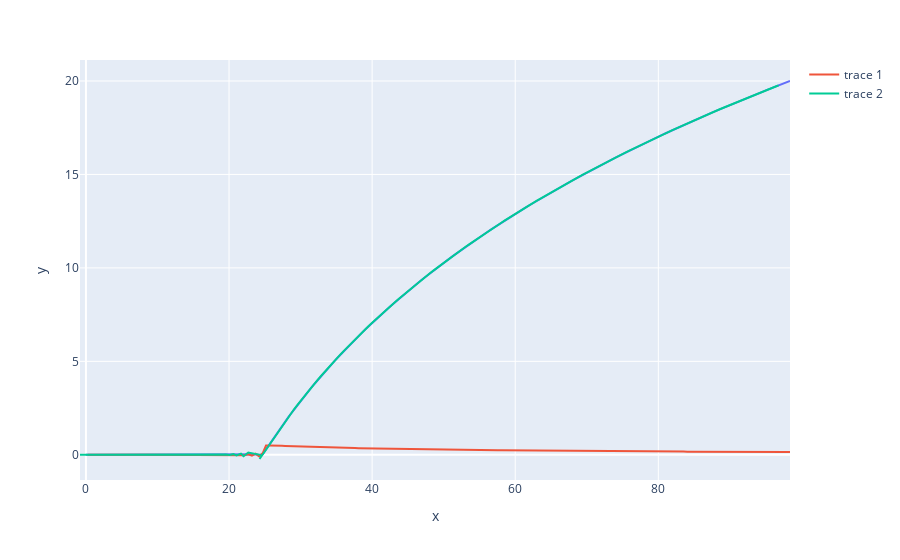

The code cell stored with this chart in its notebook:
### Code cell
matras = var_history[201]
 
shape1 = distal.shape(matras[:,:n], prin_dat={'upper', 'upper_director'})
shape2 = proximal.shape(matras[:,n:], prin_dat={'lower'})

fig = px.line(x=shape1['intermonolayer'][0], y=shape1['intermonolayer'][1])
# Add Scatter plot
fig.add_scatter(x=shape1['upper_director'][0], y=shape1['upper_director'][1])
fig.add_scatter(x=shape1['upper'][0], y=shape1['upper'][1])
# Display the plot
fig.show()

### Figure 1 — Plotly figure (JSON) as saved in the notebook; plotly's stock layout.template omitted (floating-point values rounded to 4 significant figures; data arrays with more than 128 entries replaced by an {"elided": "..."} marker saying what was removed)
{"data": [{"hovertemplate": "x=%{x}<br>y=%{y}<extra></extra>", "legendgroup": "", "line": {"color": "#636efa", "dash": "solid"}, "marker": {"symbol": "circle"}, "mode": "lines", "name": "", "orientation": "v", "showlegend": false, "type": "scatter", "x": {"elided": "201 float values"}, "xaxis": "x", "y": {"elided": "201 float values"}, "yaxis": "y"}, {"type": "scatter", "x": {"elided": "200 float values"}, "y": {"elided": "200 float values"}}, {"type": "scatter", "x": {"elided": "201 float values"}, "y": {"elided": "201 float values"}}], "layout": {"legend": {"tracegroupgap": 0}, "margin": {"t": 60}, "xaxis": {"anchor": "y", "domain": [0, 1], "title": {"text": "x"}}, "yaxis": {"anchor": "x", "domain": [0, 1], "title": {"text": "y"}}}}
